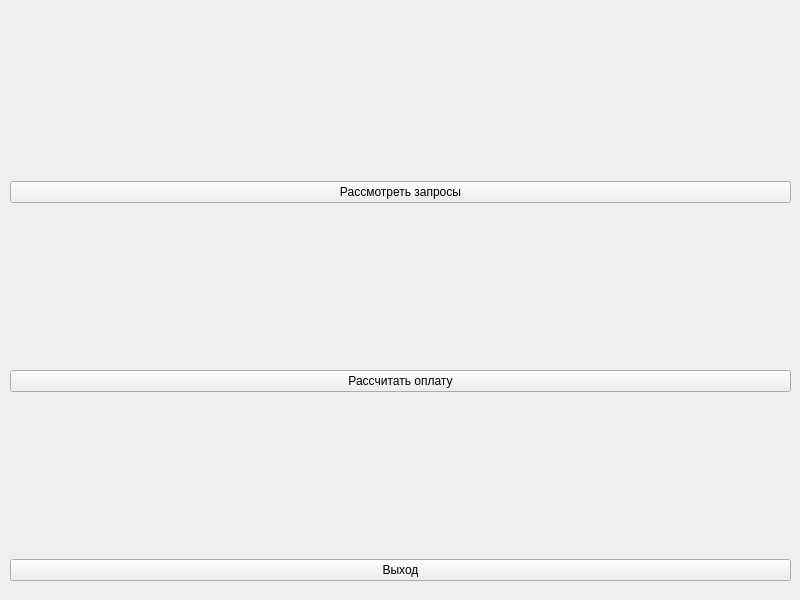
<?xml version="1.0" encoding="UTF-8"?>
<ui version="4.0">
 <class>accountant_ui</class>
 <widget class="QWidget" name="accountant_ui">
  <property name="geometry">
   <rect>
    <x>0</x>
    <y>0</y>
    <width>800</width>
    <height>600</height>
   </rect>
  </property>
  <property name="windowTitle">
   <string>Form</string>
  </property>
  <widget class="QWidget" name="verticalLayoutWidget">
   <property name="geometry">
    <rect>
     <x>10</x>
     <y>20</y>
     <width>781</width>
     <height>561</height>
    </rect>
   </property>
   <layout class="QVBoxLayout" name="verticalLayout">
    <item>
     <spacer name="verticalSpacer_3">
      <property name="orientation">
       <enum>Qt::Orientation::Vertical</enum>
      </property>
      <property name="sizeHint" stdset="0">
       <size>
        <width>20</width>
        <height>40</height>
       </size>
      </property>
     </spacer>
    </item>
    <item>
     <widget class="QPushButton" name="requests">
      <property name="text">
       <string>Рассмотреть запросы</string>
      </property>
     </widget>
    </item>
    <item>
     <spacer name="verticalSpacer_2">
      <property name="orientation">
       <enum>Qt::Orientation::Vertical</enum>
      </property>
      <property name="sizeHint" stdset="0">
       <size>
        <width>20</width>
        <height>40</height>
       </size>
      </property>
     </spacer>
    </item>
    <item>
     <widget class="QPushButton" name="paycalc">
      <property name="text">
       <string>Рассчитать оплату</string>
      </property>
     </widget>
    </item>
    <item>
     <spacer name="verticalSpacer">
      <property name="orientation">
       <enum>Qt::Orientation::Vertical</enum>
      </property>
      <property name="sizeHint" stdset="0">
       <size>
        <width>20</width>
        <height>40</height>
       </size>
      </property>
     </spacer>
    </item>
    <item>
     <layout class="QHBoxLayout" name="horizontalLayout">
      <item>
       <widget class="QPushButton" name="LogOut">
        <property name="text">
         <string>Выход</string>
        </property>
       </widget>
      </item>
     </layout>
    </item>
   </layout>
  </widget>
 </widget>
 <resources/>
 <connections/>
</ui>
